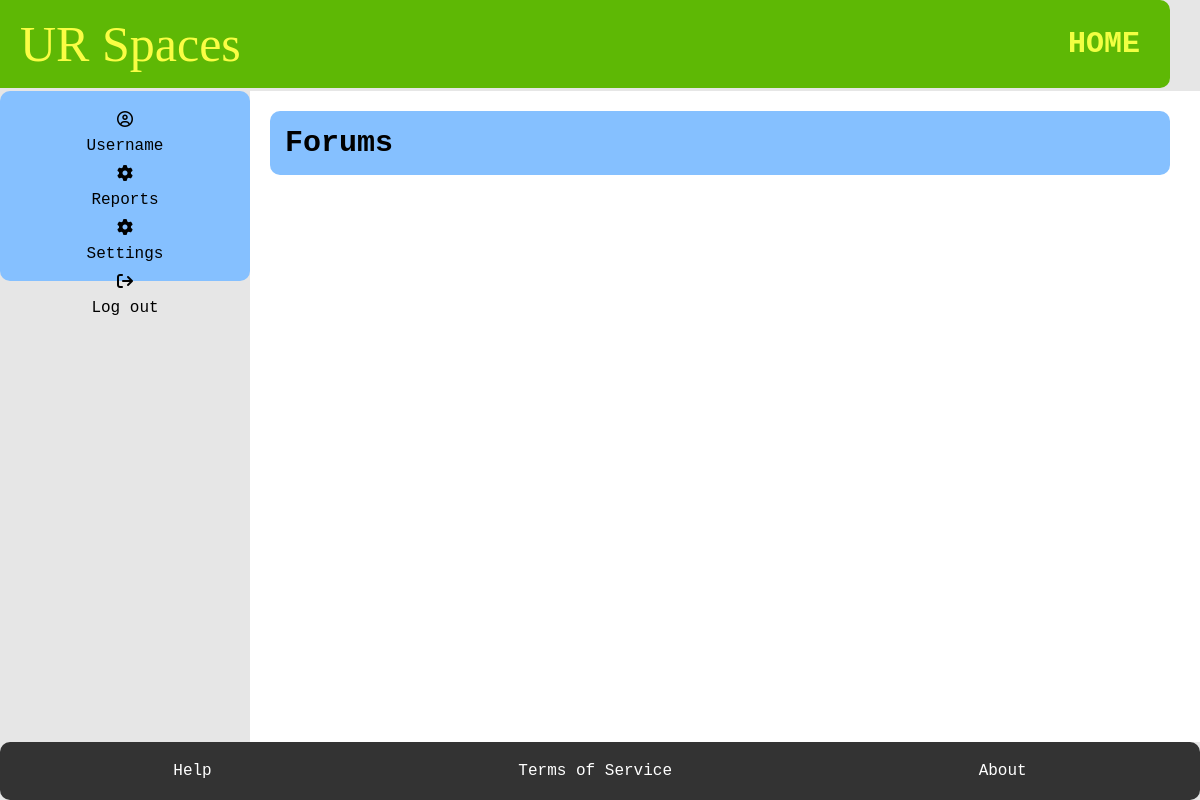
Page /index/ (signed in) on the earlier database version.
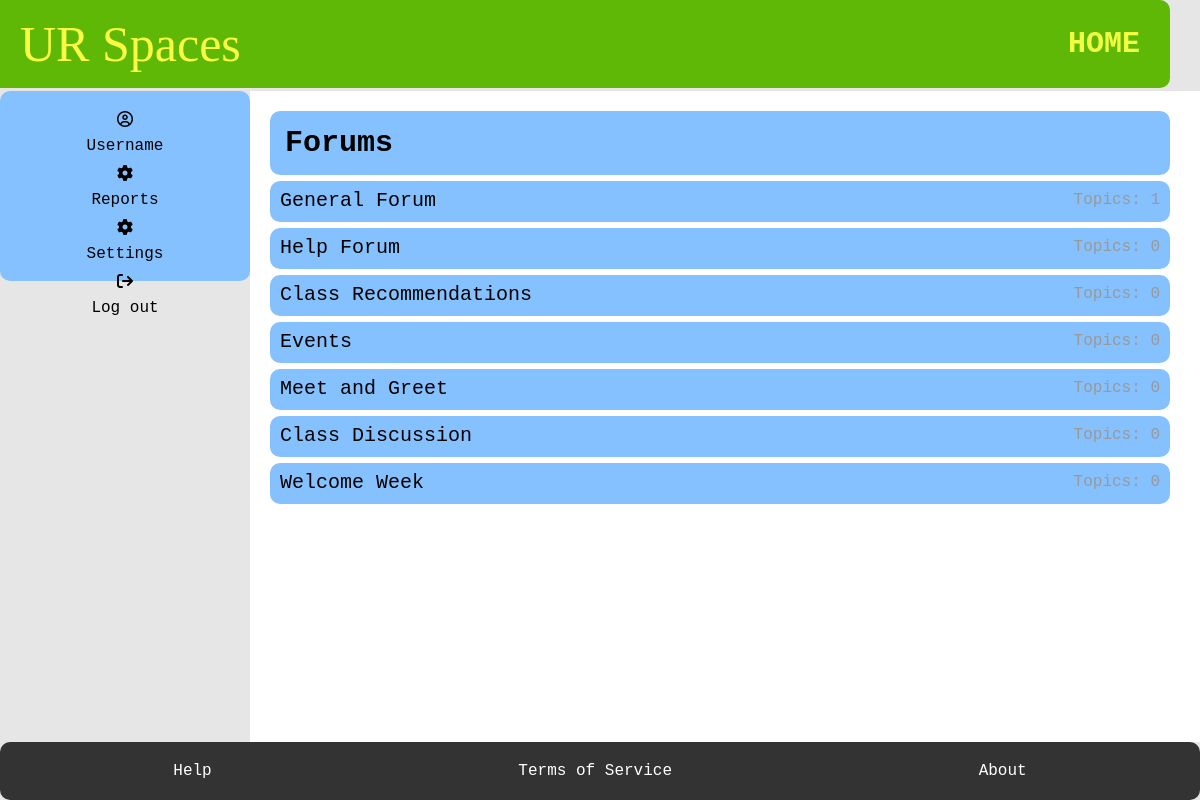
Same page on the later database version.
### myapp/models.py (models this page shows, shortened)
class SubForum(models.Model):
    sub_name = models.CharField(max_length=100)
    slug = models.SlugField(max_length=400, unique=True, blank=True)
    def get_url(self):
        return reverse("subforum", kwargs={
            "slug":self.slug
        })
    @property
    def num_posts(self):
        return Posts.objects.filter(SubForum_ID = self).count()

### myapp/views.py (the view)
# urls.py: path("index/", index, name="index"),
@login_required
def index(request):
    sub = SubForum.objects.all()
    return render(request, "index.html", {"indexs": sub})

### myapp/templates/index.html
{% extends 'base.html' %}
{% block title %}
<h1>HOME</h1>
{% endblock %}
{% block content %}
    <main>
        <section class="forums">
        <div class="forum-item">
            <h2> Forums </h2>
        </div>
        {% for field in indexs %}
        <div class="forum-item">
          <a href="{{field.get_url}}" > {{ field.sub_name }} </a>
          <span> Topics:  {{field.num_posts}} </span>
        </div>
        {% endfor %}
      </section>
    </main>
    {% endblock %}

### myapp/templates/base.html (shortened to what this page needs)
{%load static%}
<!DOCTYPE html>
<html lang="en">
    <head>
        <link rel="stylesheet" href="{%static 'style.css' %}"/>
    </head>
  <body>
    <div id="container">
        <header>
          <a href="{% url 'index' %}" class="title">UR Spaces</a>
          {% block title %}
          {% endblock %}
        </header>
        <aside id="aside">
          <div class="user-panel">
            <i class="fa-regular fa-circle-user"></i><a href="{% url 'profile' %}"> Username </a>
            {% if request.user.is_staff%}
            <i class="fa-solid fa-gear"></i><a href="{% url 'setting' %}"> Reports </a>
            {% endif %}
            <i class="fa-solid fa-gear"></i><a href="{% url 'setting' %}"> Settings </a>
            <i class="fa-solid fa-arrow-right-from-bracket"></i><a href="{% url 'logout' %}">Log out </a>
          </div>
        </aside>
    {% block content %}
    {% endblock %}
    <footer>
        <a href="{% url 'help' %}">Help</a>
        <a href="{% url 'service' %}">Terms of Service</a>
        <a href="{% url 'about' %}">About</a>
      </footer>
    </div>
  </body>
</html>

### myapp/static/style.css (style rules this page uses)
body { font-family: monospace; font-size: 16px; background-color: #e6e6e6; margin: 0; padding: 0; }
#container { display: grid; grid-template-areas: "header header" ". ." "aside main" "footer footer"; grid-template-rows: auto 3px 1fr auto; grid-template-columns: 250px 1fr; min-height: 100vh; }
header { grid-area: header; display: flex; justify-content: space-between; align-items: center; padding: 15px 30px; background-color: #5eb805; border-radius: 10px; position: relative; left: -30px; }
header .title { font-size: 50px; color: #f2ff42; text-decoration: none; font-family: 'Brush Script MT', Brush Script Std, cursive; position: relative; left: 20px; }
header h1 { font-size: 30px; margin: 0; color: #f2ff42 }
#aside { grid-area: aside; padding: 20px 20px; background-color: #85c0ff; height: 150px; display: flex; flex-direction: column; align-items: center; gap: 10px; border-radius: 10px; }
.user-panel { width: 100%; display: flex; flex-direction: column; align-items: center; gap: 10px; }
main { grid-area: main; background-color: white; padding: 20px; padding-right: 30px; }
.forums h2 { font-size: 30px; margin-bottom: 15px; margin-top: 15px; margin-left: 15px; }
.forum-item { display: flex; justify-content: space-between; background-color: #85c0ff; border-radius: 10px; }
.forums { display: flex; flex-direction: column; gap: 6px; }
.forums a { display: block; font-size: 20px; text-decoration: none; color: #333; margin-bottom: 10px; margin-top: 8px; margin-left: 10px; }
.forums span { font-size: 16px; color: #999; margin-bottom: 10px; margin-top: 10px; margin-right: 10px; }
footer { grid-area: footer; background-color: #333; padding: 20px; display: flex; justify-content: space-around; border-radius: 10px; }
footer a:link { color: white; text-decoration: none; font-size: 16px; }
a:link { color: #000000; text-decoration: none; }
a.title:link { text-decoration: none; color: #fafd44; }

Differences in the rows shown:
added SubForum: sub_name "General Forum", num_posts "1"
added SubForum: sub_name "Help Forum", num_posts "0"
added SubForum: sub_name "Class Recommendations", num_posts "0"
added SubForum: sub_name "Events", num_posts "0"
added SubForum: sub_name "Meet and Greet", num_posts "0"
added SubForum: sub_name "Class Discussion", num_posts "0"
added SubForum: sub_name "Welcome Week", num_posts "0"
